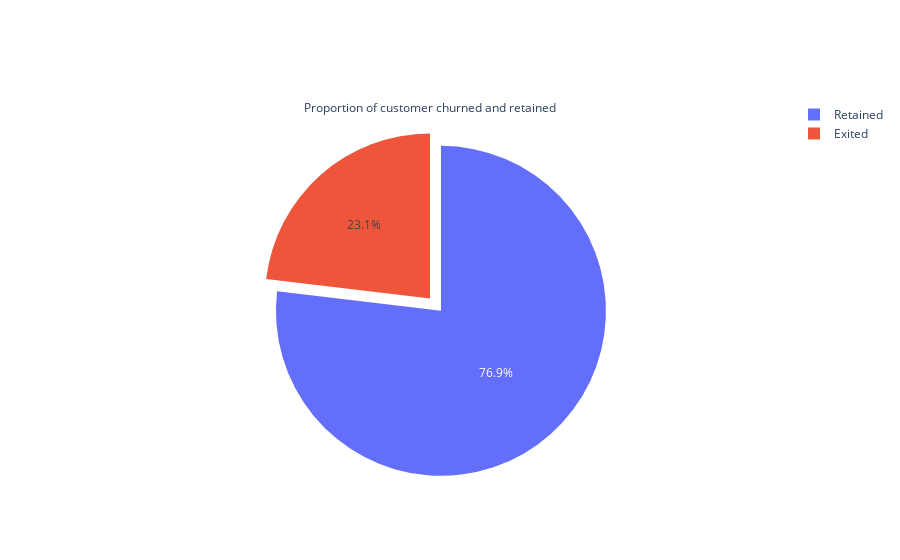

Here is the notebook cell this chart was saved with:
### Markdown cell above
We can see that whether a customer leaves or not is determined by the Customer's Age followed by his transaction status and account balance.

### Code cell
# Percent of churned vs not-churned customers

labels = ['Exited', 'Retained']
values = [train.Is_Churn[train['Is_Churn']==1].count(), train.Is_Churn[train['Is_Churn']==0].count()]

fig = go.Figure(data=[go.Pie(labels=labels, values=values, pull=[0, 0.1], title='Proportion of customer churned and retained')])
fig.show()

### Figure 1 — Plotly figure (JSON) as saved in the notebook; plotly's stock layout.template omitted (floating-point values rounded to 4 significant figures)
{"data": [{"labels": ["Exited", "Retained"], "pull": [0, 0.1], "title": {"text": "Proportion of customer churned and retained"}, "type": "pie", "values": [1537, 5113]}], "layout": {}}
